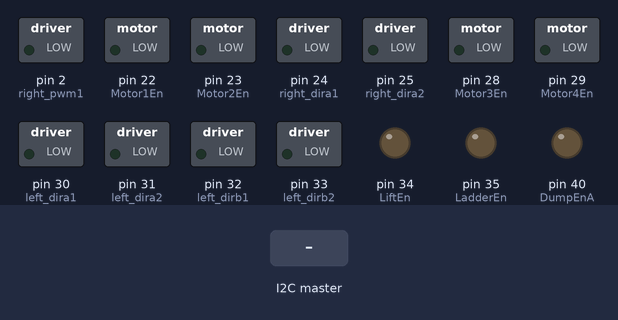
Simulated run of this sketch. Board: Arduino Mega 2560, built with avr-gcc and run on an emulated ATmega2560. On the bench: switched loads named in the sketch (green lamp = pin HIGH), output pins drawn as LEDs (lit = HIGH). The inputs (shaded band) are chosen by the test bench.

Above: at 1.2 s.
1.3 s: the I2C master sends the byte 1
At 1.7 s:
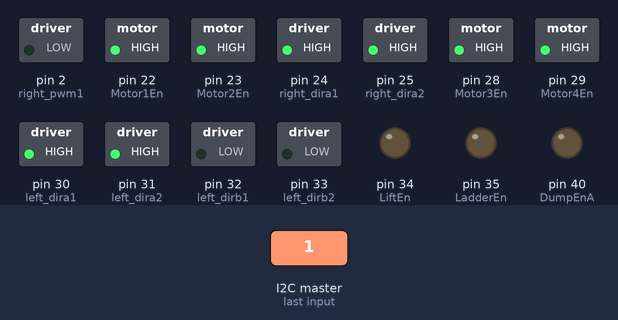
At 2.9 s:
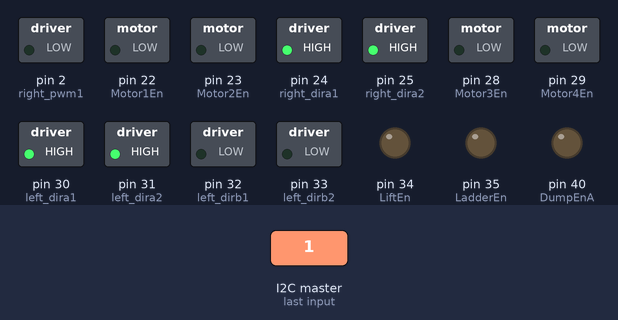
3.3 s: the I2C master sends the byte 2
At 4.5 s:
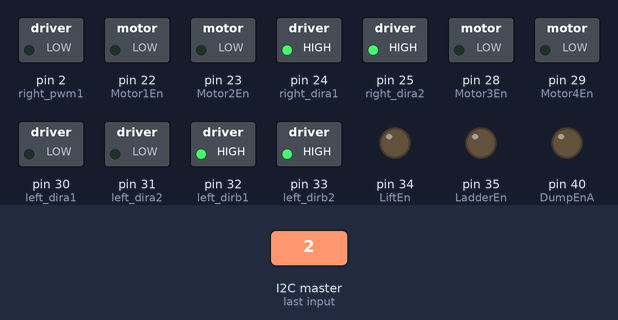
Timing chart, 0 to 6.3 s (numbered marks = the images above; inputs shaded):
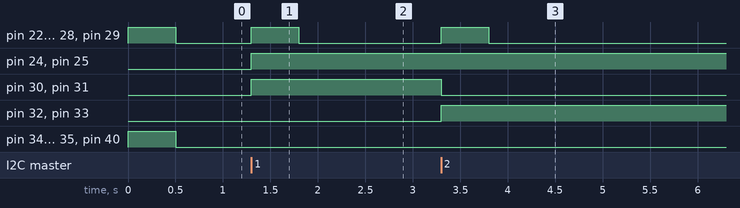

The sketch:

Motor_Driver_Mega.v3.0.ino
```cpp
/*
Author: Issa G Malke
Date: April, 4, 2016
Modified on: May, 23, 2017
*/
#include <Wire.h>

// Global Variables
volatile uint8_t Direction(-1), Speed(-1), valueI(-1), valueII(-1);
unsigned long last_motor_write(0), last_ladder_write(0),last_lift_write(0),last_dump_write(0);

// Debug LEDs
// const int I2C_Debug = 52;

//M1
const int Motor1En = 22;
const int right_pwm1 = 2;
const int right_dira1 = 24;
const int right_dirb1 = 26;

//M2
const int Motor2En = 23;
const int right_pwm2 = 2;
const int right_dira2 = 25;
const int right_dirb2 = 27;

//M3
const int Motor3En = 28;
const int left_pwm1 = 2;
const int left_dira1 = 30;
const int left_dirb1 = 32;

//M4
const int Motor4En = 29;
const int left_pwm2 = 2;
const int left_dira2 = 31;
const int left_dirb2 = 33;

//Ladder
const int LadderEn = 35;
const int Ladder_pwm = 4;
const int Ladder_dirA = 37;
const int Ladder_dirB = 39;

//Lift the Ladder
const int LiftEn = 34;
const int Lift_pwm = 5;
const int Lift_dirA = 36;
const int Lift_dirB = 38;

//Dump
const int DumpEnA = 40;
//const int DumpEnB = 47;   // Fucked up Motor Driver!
const int Dump_pwm = 3;     // 5 on UNO Arduino
const int Dump_dirA = 42;
const int Dump_dirB = 44;

void DumpUp(){
  digitalWrite(Dump_dirA, HIGH);
  digitalWrite(Dump_dirB, LOW);
}
void DumpDown(){
  digitalWrite(Dump_dirA, LOW);
  digitalWrite(Dump_dirB, HIGH);
}
void Lift(){
  digitalWrite(Lift_dirA, HIGH);
  digitalWrite(Lift_dirB, LOW);
}
void Lower(){
  digitalWrite(Lift_dirA, LOW);
  digitalWrite(Lift_dirB, HIGH);
}
void Ladder_F(){
  digitalWrite(Ladder_dirA, HIGH);
  digitalWrite(Ladder_dirB, LOW);
}
void Ladder_B(){
  digitalWrite(Ladder_dirA, LOW);
  digitalWrite(Ladder_dirB, HIGH);
}
void Move_Forward(){
  digitalWrite(right_dira1, HIGH);
  digitalWrite(right_dirb1, LOW);
  digitalWrite(right_dira2, HIGH);
  digitalWrite(right_dirb2, LOW);
  digitalWrite(left_dira1, HIGH);
  digitalWrite(left_dirb1, LOW);
  digitalWrite(left_dira2, HIGH);
  digitalWrite(left_dirb2, LOW);
}
void Turn_Left(){
  digitalWrite(right_dira1, LOW);
  digitalWrite(right_dirb1, HIGH);
  digitalWrite(right_dira2, LOW);
  digitalWrite(right_dirb2, HIGH);
  digitalWrite(left_dira1, HIGH);
  digitalWrite(left_dirb1, LOW);
  digitalWrite(left_dira2, HIGH);
  digitalWrite(left_dirb2, LOW);
}
void Turn_Right(){
  digitalWrite(right_dira1, HIGH);
  digitalWrite(right_dirb1, LOW);
  digitalWrite(right_dira2, HIGH);
  digitalWrite(right_dirb2, LOW);
  digitalWrite(left_dira1, LOW);
  digitalWrite(left_dirb1, HIGH);
  digitalWrite(left_dira2, LOW);
  digitalWrite(left_dirb2, HIGH);
}
void Move_Backward(){
  digitalWrite(right_dira1, LOW);
  digitalWrite(right_dirb1, HIGH);
  digitalWrite(right_dira2, LOW);
  digitalWrite(right_dirb2, HIGH);
  digitalWrite(left_dira1, LOW);
  digitalWrite(left_dirb1, HIGH);
  digitalWrite(left_dira2, LOW);
  digitalWrite(left_dirb2, HIGH);
}
void setSpeedManually(int x){  // Set Up PWM/Speed Values
    analogWrite(right_pwm1, x);
    analogWrite(right_pwm2, x);
    analogWrite(left_pwm1, x);
    analogWrite(left_pwm2, x);
}
void setup() {

// Serial.begin(9600);
//setup i2c
  Wire.begin(4); //slave with address of 4
  Wire.onReceive(Move);
//Wire.onRequest();
//  pinMode(I2C_Debug, OUTPUT);

  //setup motor pins
  pinMode(LadderEn, OUTPUT); //----Ladder
  pinMode(Ladder_dirA, OUTPUT);
  pinMode(Ladder_dirB, OUTPUT);
  pinMode(LiftEn, OUTPUT);  //----Lift
  pinMode(Lift_dirA, OUTPUT);
  pinMode(Lift_dirB, OUTPUT);
  pinMode(DumpEnA, OUTPUT);  //----Dump
//  pinMode(DumpEnB, OUTPUT);
  pinMode(Dump_dirA, OUTPUT);
  pinMode(Dump_dirB, OUTPUT);

  pinMode(Motor1En, OUTPUT);
  pinMode(Motor2En, OUTPUT);
  pinMode(Motor3En, OUTPUT);
  pinMode(Motor4En, OUTPUT);
  pinMode(left_dira1, OUTPUT);
  pinMode(left_dirb1, OUTPUT);
  pinMode(right_dira1, OUTPUT);
  pinMode(right_dirb1, OUTPUT);
  pinMode(left_dira2, OUTPUT);
  pinMode(left_dirb2, OUTPUT);
  pinMode(right_dira2, OUTPUT);
  pinMode(right_dirb2, OUTPUT);

//  digitalWrite(I2C_Debug, LOW);
}

void loop() {  // put your main code here, to run repeatedly:

  unsigned long curr_time = millis();
  if(curr_time - last_motor_write > 500){ // if no I2C/Moving signal for one second, Turn Off/ STOP!
    digitalWrite(Motor1En, LOW);
    digitalWrite(Motor2En, LOW);
    digitalWrite(Motor3En, LOW);
    digitalWrite(Motor4En, LOW);
    analogWrite(right_pwm1, 0);
    analogWrite(right_pwm2, 0);
    analogWrite(left_pwm1, 0);
    analogWrite(left_pwm2, 0);
//    digitalWrite(I2C_Debug, LOW);
    }
 else{
  digitalWrite(Motor1En, HIGH);
  digitalWrite(Motor2En, HIGH);
  digitalWrite(Motor3En, HIGH);
  digitalWrite(Motor4En, HIGH);
 }

 curr_time = millis();
  if(curr_time - last_ladder_write > 500){ // if no I2C/Moving signal for one second, Turn Off/ STOP!
    digitalWrite(LadderEn, LOW);
    analogWrite(Ladder_pwm, 0);
    }
 else{
  digitalWrite(LadderEn, HIGH);
 }
 curr_time = millis();
  if(curr_time - last_lift_write > 500){ // if no I2C/Moving signal for one second, Turn Off/ STOP!
    digitalWrite(LiftEn, LOW);
    analogWrite(Lift_pwm, 0);
    }
 else{
  digitalWrite(LiftEn, HIGH);
 }
  curr_time = millis();
  if(curr_time - last_dump_write > 500){ // if no I2C/Moving signal for one second, Turn Off/ STOP!
//    digitalWrite(Dump_dirA, LOW);   //NOT Polo Driver, Different Module.
//    digitalWrite(Dump_dirB, LOW);   //NOT Polo Driver, Different Module.
    digitalWrite(DumpEnA, LOW);
//    digitalWrite(DumpEnB, LOW);
    analogWrite(Dump_pwm, 0);
    }
 else{
  digitalWrite(DumpEnA, HIGH);
 }
}
void Move(int howMany){
//  char temp;
      Direction = Wire.read();
      Speed = Wire.read();
      valueI = Wire.read();
      valueII = Wire.read();
  if(Direction == 1 || Direction == 2 || Direction == 3 || Direction == 4){
    digitalWrite(Motor1En, HIGH);
    digitalWrite(Motor2En, HIGH);
    digitalWrite(Motor3En, HIGH);
    digitalWrite(Motor4En, HIGH);
    digitalWrite(LadderEn, HIGH);

//  digitalWrite(I2C_Debug, HIGH);
    last_motor_write = millis();
  }
  if(Direction == 5){
//  digitalWrite(I2C_Debug, HIGH);
    digitalWrite(DumpEnA, HIGH);
//    digitalWrite(DumpEnB, LOW);
    DumpUp();
    analogWrite(Dump_pwm, Speed);
    last_dump_write = millis();
  }
    if(Direction == 6){
//  digitalWrite(I2C_Debug, HIGH);
    digitalWrite(DumpEnA, HIGH);
//    digitalWrite(DumpEnB, HIGH);
    DumpDown();
    analogWrite(Dump_pwm, Speed);
    last_dump_write = millis();
  }
  if(Direction == 7 || Direction == 8 ){
//  digitalWrite(I2C_Debug, HIGH);
    digitalWrite(LiftEn, HIGH);
    last_lift_write = millis();
  }
  if(Direction == 9 || Direction == 10 ){
//  digitalWrite(I2C_Debug, HIGH);
    digitalWrite(LadderEn, HIGH);
    last_ladder_write = millis();
  }
 if(Direction == 4){  //Move Backward
    Move_Backward();
    analogWrite(right_pwm1, Speed);
    analogWrite(right_pwm2, Speed);
    analogWrite(left_pwm1, Speed);
    analogWrite(left_pwm2, Speed);
  }
 if(Direction == 1){            // Move Forward
    Move_Forward();
//  digitalWrite(I2C_F, HIGH);
    analogWrite(right_pwm1, Speed);
    analogWrite(right_pwm2, Speed);
    analogWrite(left_pwm1, Speed);
    analogWrite(left_pwm2, Speed);
  }
   if(Direction == 2){          // Turn Right
    Turn_Right();
    analogWrite(right_pwm1, Speed);
    analogWrite(right_pwm2, Speed);
    analogWrite(left_pwm1, Speed);
    analogWrite(left_pwm2, Speed);
  }
 if(Direction == 3){           // Turn Left
    Turn_Left();
    analogWrite(right_pwm1, Speed);
    analogWrite(right_pwm2, Speed);
    analogWrite(left_pwm1, Speed);
    analogWrite(left_pwm2, Speed);
 }
 /*
   if(Direction == 5){         // Lift the Ladder Up!
    DumpUp();
    analogWrite(Dump_pwm, Speed);
 }
   if(Direction == 6){         // Lower the Hopper
    DumpDown();
    analogWrite(Dump_pwm, Speed);
 }
 */
   if(Direction == 7){         // Lift the Ladder Up!
    Lift();
    analogWrite(Lift_pwm, Speed);
 }
   if(Direction == 8){         // Lower the Ladder
    Lower();
    analogWrite(Lift_pwm, Speed);
 }
  if(Direction == 9){           // Mine F (+)
    Ladder_F();
    analogWrite(Ladder_pwm, valueI);
 }
   if(Direction == 10){         // Mine B (-)
    Ladder_B();
    analogWrite(Ladder_pwm, valueI);
 }
}
```

Measured:
- after the input at 1.3 s, pin 22 (Motor1En), pin 23 (Motor2En), pin 28 (Motor3En), pin 29 (Motor4En): LOW → HIGH at once, → LOW 0.50 s later; pin 24 (right_dira1), pin 25 (right_dira2), pin 30 (left_dira1), pin 31 (left_dira2): LOW → HIGH at once
- after the input at 3.3 s, pin 22 (Motor1En), pin 23 (Motor2En), pin 28 (Motor3En), pin 29 (Motor4En): LOW → HIGH at once, → LOW 0.50 s later; pin 30 (left_dira1), pin 31 (left_dira2): HIGH → LOW at once; pin 32 (left_dirb1), pin 33 (left_dirb2): LOW → HIGH at once
